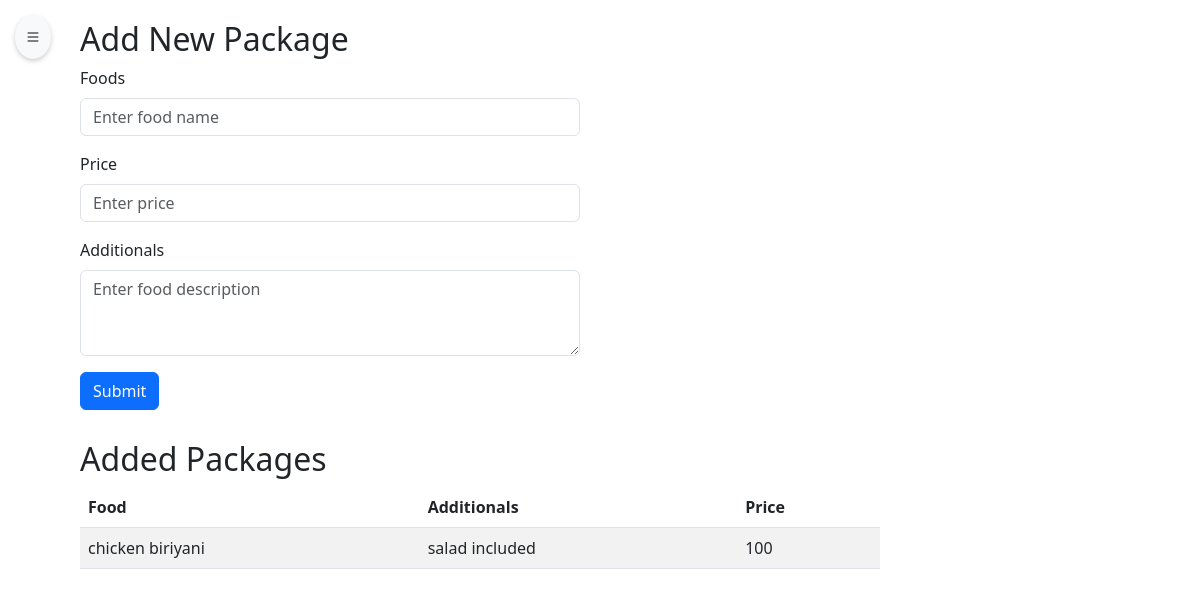
Before: /adm_catering (signed in) with the older database file.
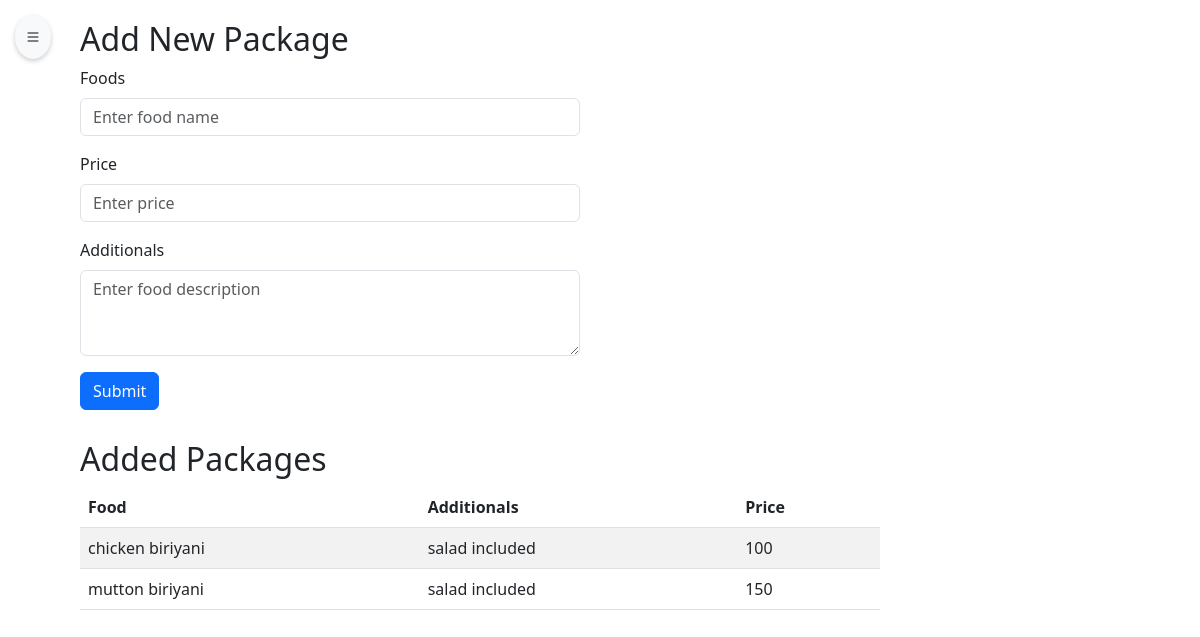
After: the same page with the newer database file.
### app/models.py (models this page shows)
class Catering(models.Model):
    foods=models.TextField()
    price=models.IntegerField()
    dis=models.TextField()

### app/views.py (the view, shortened to what this page needs)
# urls.py: path('adm_catering',views.adm_catering),
def adm_catering(req):
    if 'admin' in req.session:
        foods=Catering.objects.all()
        return render(req,'admin/cattering.html',{'foods':foods})
    else:
        return redirect(login)

### templates/admin/cattering.html (shortened to what this page needs)
<!DOCTYPE html>
<html lang="en">
<head>
    {% load static %}
  <link href="https://cdn.jsdelivr.net/npm/bootstrap@5.3.0/dist/css/bootstrap.min.css" rel="stylesheet">
  <link href="https://cdn.jsdelivr.net/npm/bootstrap-icons/font/bootstrap-icons.css" rel="stylesheet">
</head>
<body>
  <button class="toggle-btn" id="toggleSidebar">
    <i class="bi bi-list"></i>
  </button>
  <div class="main-content " id="mainContent">
    <div class="form-container">
      <h2>Add New Package</h2>
      <form method="POST">
        <div class="mb-3">
          <label for="packageName" class="form-label">Foods</label>
          <input type="text" class="form-control" id="packageName" placeholder="Enter food name" name="food">
        </div>
        <div class="mb-3">
          <label for="packagePrice" class="form-label">Price</label>
          <input type="number" class="form-control" id="packagePrice" placeholder="Enter price" name="price">
        </div>
        <div class="mb-3">
          <label for="packageDescription" class="form-label">Additionals</label>
          <textarea class="form-control" id="packageDescription" rows="3" placeholder="Enter food description" name="dis"></textarea>
        </div>
        <button type="submit" class="btn btn-primary">Submit</button>
      </form>
    </div>
    <div class="package-list">
      <h2>Added Packages</h2>
      <div class="package-list">
        <table class="table table-striped">
          <thead>
            <tr>
              <th scope="col">Food</th>
              <th scope="col">Additionals</th>
              <th scope="col">Price</th>
            </tr>
          </thead>
          <tbody>
            {% for food in foods %}
              <tr>
                <td>{{ food.foods }}</td>
                <td>{{ food.dis }}</td>
                <td>{{ food.price }}</td>
              </tr>
            {% endfor %}
          </tbody>
        </table>
      </div>
    </div>
  </div>
</body>
</html>

Changed rows visible on the page:
added Catering: foods "mutton biriyani", dis "salad included", price "150"
